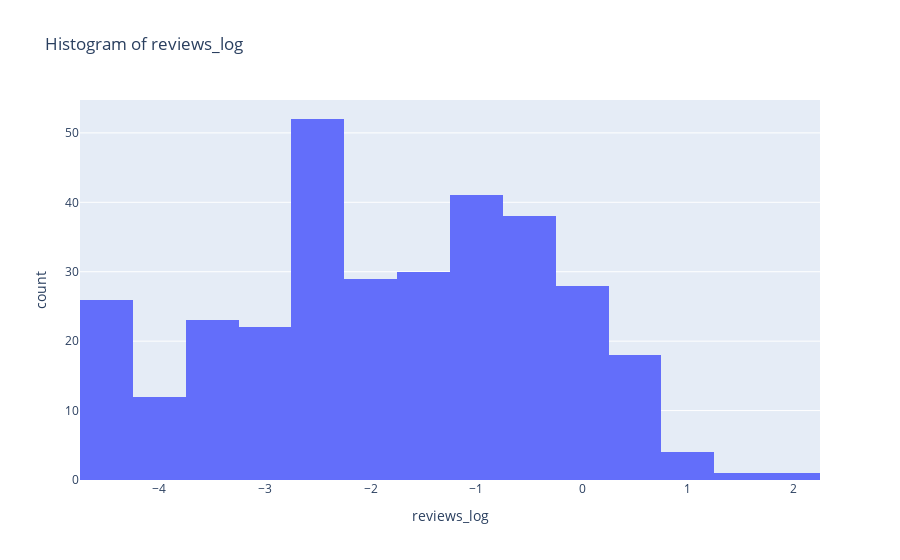

Here is the notebook cell this chart was saved with:
### Code cell
univariate('reviews_log')

### Figure 1 — Plotly figure (JSON) as saved in the notebook; plotly's stock layout.template omitted (floating-point values rounded to 4 significant figures; data arrays with more than 128 entries replaced by an {"elided": "..."} marker saying what was removed)
{"data": [{"alignmentgroup": "True", "bingroup": "x", "hovertemplate": "reviews_log=%{x}<br>count=%{y}<extra></extra>", "legendgroup": "", "marker": {"color": "#636efa", "pattern": {"shape": ""}}, "name": "", "nbinsx": 18, "offsetgroup": "", "orientation": "v", "showlegend": false, "type": "histogram", "x": {"elided": "325 float values"}, "xaxis": "x", "yaxis": "y"}], "layout": {"autosize": true, "barmode": "relative", "legend": {"tracegroupgap": 0}, "title": {"text": "Histogram of reviews_log"}, "xaxis": {"anchor": "y", "autorange": true, "domain": [0, 1], "range": [-4.75, 2.25], "title": {"text": "reviews_log"}, "type": "linear"}, "yaxis": {"anchor": "x", "autorange": true, "domain": [0, 1], "range": [0, 54.74], "title": {"text": "count"}}}}
